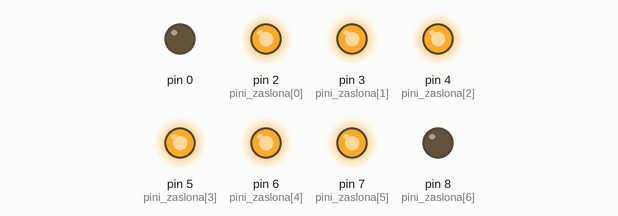
A sketch run on a simulated Arduino Uno, built with avr-gcc and run on an emulated ATmega328P. On the bench: output pins drawn as LEDs (lit = HIGH).

Above: at 0.5 s.
At 2.5 s:
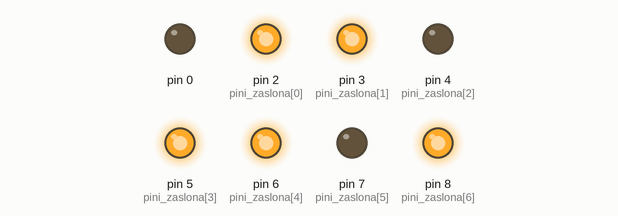
At 3.5 s:
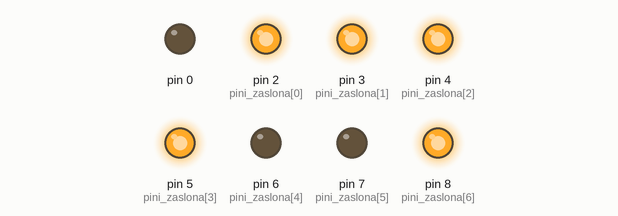
At 5.5 s:
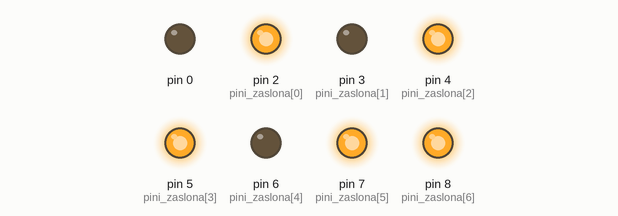
At 8.5 s:
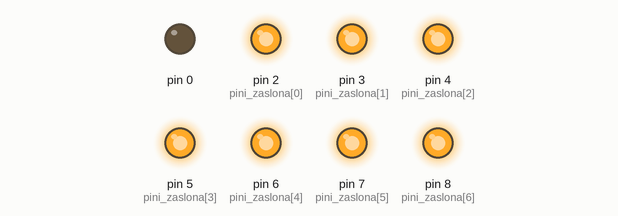
At 11.5 s:
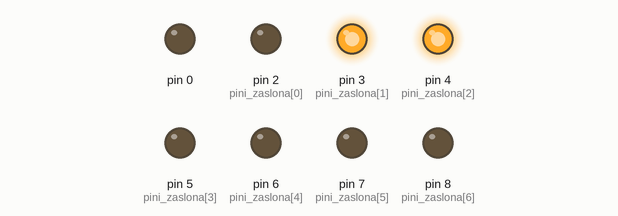
Timing chart, 0 to 13.0 s (numbered marks = the images above):
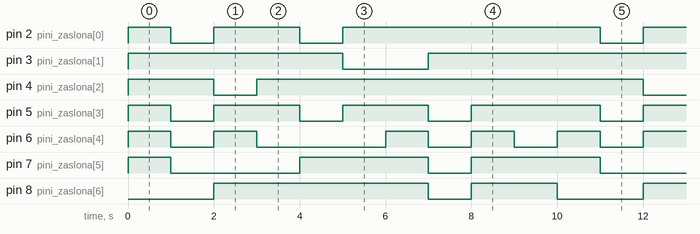

The sketch:

7_inch_display_1-10.ino
```cpp
int pini_zaslona[] = {2,3,4,5,6,7,8};

void pocisti_zaslon(){
 for(int i = 0; i < 8; i++){
    digitalWrite(pini_zaslona[i], LOW);
  }
 }

void setup() {
  // put your setup code here, to run once:

  for(int i = 0; i < 8; i++){
    pinMode(pini_zaslona[i], OUTPUT);
  }
}

void loop() {
  // put your main code here, to run repeatedly:
  pocisti_zaslon();
  digitalWrite(pini_zaslona[0], HIGH); // 0
  digitalWrite(pini_zaslona[1], HIGH);
  digitalWrite(pini_zaslona[2], HIGH);
  digitalWrite(pini_zaslona[3], HIGH);
  digitalWrite(pini_zaslona[4], HIGH);
  digitalWrite(pini_zaslona[5], HIGH);
  delay(1000);
  pocisti_zaslon();
  digitalWrite(pini_zaslona[1], HIGH); // 1
  digitalWrite(pini_zaslona[2], HIGH);
  delay(1000);
  pocisti_zaslon();
  digitalWrite(pini_zaslona[0], HIGH); // 2
  digitalWrite(pini_zaslona[1], HIGH);
  digitalWrite(pini_zaslona[3], HIGH);
  digitalWrite(pini_zaslona[4], HIGH);
  digitalWrite(pini_zaslona[6], HIGH);
  delay(1000);
  pocisti_zaslon();
  digitalWrite(pini_zaslona[0], HIGH); // 3
  digitalWrite(pini_zaslona[1], HIGH);
  digitalWrite(pini_zaslona[2], HIGH);
  digitalWrite(pini_zaslona[3], HIGH);
  digitalWrite(pini_zaslona[6], HIGH);
  delay(1000);
  pocisti_zaslon();
  digitalWrite(pini_zaslona[1], HIGH); // 4
  digitalWrite(pini_zaslona[2], HIGH);
  digitalWrite(pini_zaslona[5], HIGH);
  digitalWrite(pini_zaslona[6], HIGH);
  delay(1000);
  pocisti_zaslon();
  digitalWrite(pini_zaslona[0], HIGH); // 5
  digitalWrite(pini_zaslona[2], HIGH);
  digitalWrite(pini_zaslona[3], HIGH);
  digitalWrite(pini_zaslona[5], HIGH);
  digitalWrite(pini_zaslona[6], HIGH);
  delay(1000);
  pocisti_zaslon();
  digitalWrite(pini_zaslona[0], HIGH); // 6
  digitalWrite(pini_zaslona[2], HIGH);
  digitalWrite(pini_zaslona[3], HIGH);
  digitalWrite(pini_zaslona[4], HIGH);
  digitalWrite(pini_zaslona[5], HIGH);
  digitalWrite(pini_zaslona[6], HIGH);
  delay(1000);
  pocisti_zaslon();
  digitalWrite(pini_zaslona[0], HIGH); // 7
  digitalWrite(pini_zaslona[1], HIGH);
  digitalWrite(pini_zaslona[2], HIGH);
  delay(1000);
  pocisti_zaslon();
  digitalWrite(pini_zaslona[0], HIGH); // 8
  digitalWrite(pini_zaslona[1], HIGH);
  digitalWrite(pini_zaslona[2], HIGH);
  digitalWrite(pini_zaslona[3], HIGH);
  digitalWrite(pini_zaslona[4], HIGH);
  digitalWrite(pini_zaslona[5], HIGH);
  digitalWrite(pini_zaslona[6], HIGH);
  delay(1000);
  pocisti_zaslon();
  digitalWrite(pini_zaslona[0], HIGH); // 9
  digitalWrite(pini_zaslona[1], HIGH);
  digitalWrite(pini_zaslona[2], HIGH);
  digitalWrite(pini_zaslona[3], HIGH);
  digitalWrite(pini_zaslona[5], HIGH);
  digitalWrite(pini_zaslona[6], HIGH);
  delay(1000);
}
```

Measured:
- by itself, pin 2 (pini_zaslona[0]): repeats every 10.0 s: LOW 1.0 s, HIGH 2.0 s, LOW 1.0 s, HIGH 6.0 s
- by itself, pin 3 (pini_zaslona[1]): repeats every 10.0 s: LOW 2.0 s, HIGH 8.0 s
- by itself, pin 4 (pini_zaslona[2]): repeats every 10.0 s: LOW 1.0 s, HIGH 9.0 s
- by itself, pin 5 (pini_zaslona[3]): repeats every 10.0 s: 2 × (LOW 1.0 s, HIGH 2.0 s), LOW 1.0 s, HIGH 3.0 s
- by itself, pin 6 (pini_zaslona[4]): repeats every 10.0 s: LOW 1.0 s, HIGH 1.0 s, LOW 3.0 s, 2 × (HIGH 1.0 s, LOW 1.0 s), HIGH 1.0 s
- by itself, pin 7 (pini_zaslona[5]): repeats every 10.0 s: LOW 3.0 s, HIGH 3.0 s, LOW 1.0 s, HIGH 3.0 s
- by itself, pin 8 (pini_zaslona[6]): repeats every 10.0 s: LOW 1.0 s, HIGH 2.0 s, LOW 2.0 s, HIGH 5.0 s
